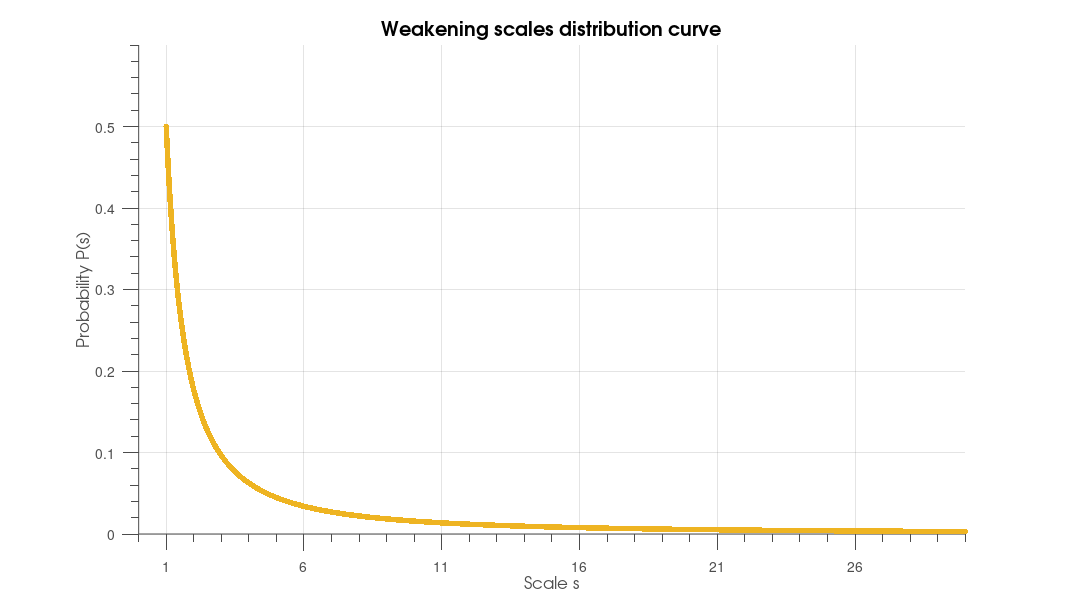

This chart was generated by the following MATLAB code:
clear;
clc

s=1:0.001:30;
beta=1.5;
c=beta-1;
p=c*s.^-beta;
%loglog(s,p,'r')

plot(s,p,'LineStyle', 'none','LineWidth', 1,'Marker', 'o', 'MarkerSize', 10, ...
      'MarkerEdgeColor','none', 'MarkerFaceColor',[238 180 34]/255);
set(gca,'FontSize',25);
set(gca,'xtick',1:5:30,'xticklabel',1:5:30) 
%xtick shows the ticks, xticklabel gives the tick names.
set(gca,'xlim',[0 30]);
set(gca,'ylim',[0 0.6]);
grid on;
%grid minor;
hTitle = title('Weakening scales distribution curve','Fontsize',35);
hXLabel = xlabel('Scale s','Fontsize',30);
hYLabel = ylabel('Probability P(s)','Fontsize',30);
set(gca, 'FontName', 'Helvetica')
set([hTitle, hXLabel, hYLabel], 'FontName', 'AvantGarde')
% Adjust axes properties
set(gca, 'Box', 'off', 'TickDir', 'out', 'TickLength', [.02 .02], ...
    'XMinorTick', 'on', 'YMinorTick', 'on', 'YGrid', 'on', ...
    'XColor', [.3 .3 .3], 'YColor', [.3 .3 .3], ...
    'LineWidth', 1)
set(gcf,'color','w'); %set figure background transparent
set(gca,'color','w'); %set axis transparent
% Maximize print figure
set(gcf,'outerposition',get(0,'screensize'));
set(gcf, 'PaperPositionMode', 'manual');
set(gcf, 'PaperUnits', 'points'); %[ {inches} | centimeters | normalized | points ]
set(gcf, 'PaperPosition', [0 0 1920 1080]); 

% saveas(gcf,'F:\Git\PhDreport\4Anew\figures\ps.png');
